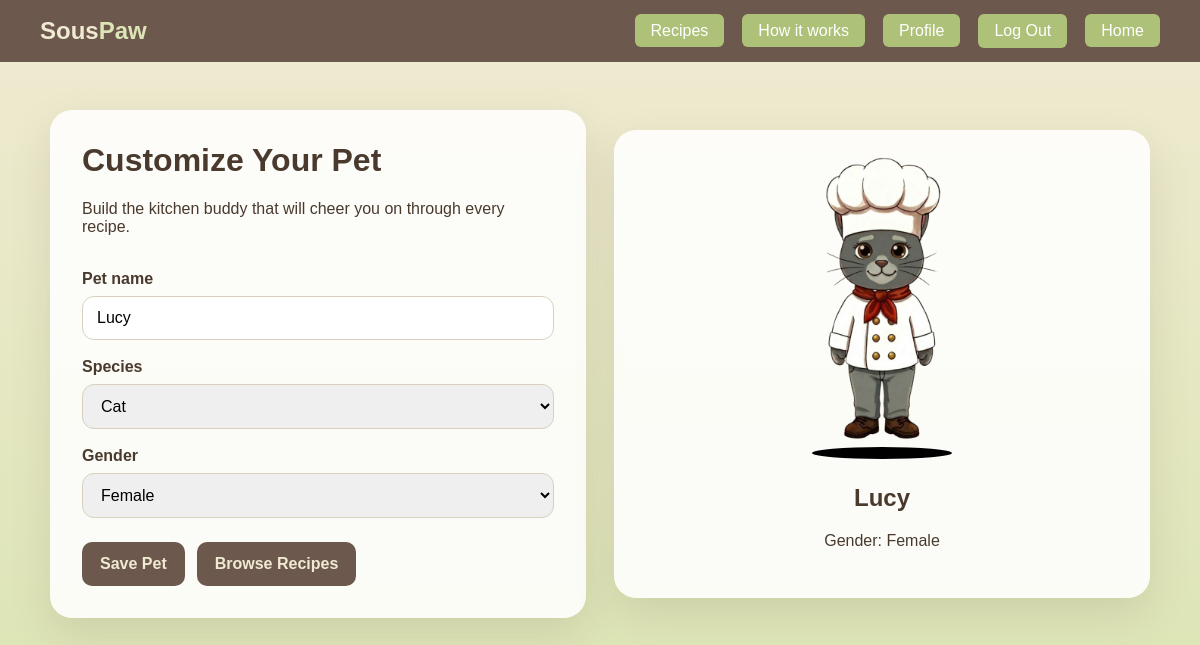
The app's page /pet/ (signed in) with its own data.
### recipes/models.py (models this page shows, shortened)
class PetProfile(models.Model):
    SPECIES_DOG = "dog"
    SPECIES_CAT = "cat"
    SPECIES_CHOICES = [
        (SPECIES_DOG, "Dog"),
        (SPECIES_CAT, "Cat"),
    ]
    GENDER_MALE = "Male"
    GENDER_FEMALE = "Female"
    GENDER_CHOICES = [
        (GENDER_MALE, "Male"),
        (GENDER_FEMALE, "Female"),
    ]
    user = models.OneToOneField(User, on_delete=models.CASCADE, related_name="pet_profile")
    name = models.CharField(max_length=50, default="Lucky")
    species = models.CharField(max_length=10, choices=SPECIES_CHOICES, default=SPECIES_DOG)
    gender = models.CharField(max_length=10, choices=GENDER_CHOICES, default=GENDER_MALE)

### recipes/views.py (the view, shortened to what this page needs)
# urls.py: path("pet/", views.pet_customizer, name="pet_customizer"),
@login_required
def pet_customizer(request):
    pet_profile, _ = PetProfile.objects.get_or_create(user=request.user)
    error_message = None
    success_message = None
    return render(
        request,
        "main.html",
        {
            "pet_profile": pet_profile,
            "species_choices": PetProfile.SPECIES_CHOICES,
            "gender_choices": PetProfile.GENDER_CHOICES,
            "error_message": error_message,
            "success_message": success_message,
        },
    )

### recipes/templates/main.html (shortened to what this page needs)
{% load static %}
<!DOCTYPE html>
<html lang="en">
<head>
  <link rel="stylesheet" href="{% static 'recipes/main.css' %}">
</head>
<body>
  <nav class="navbar">
    <a href="{% url 'home' %}" class="navbar-brand">Sous<span>Paw</span></a>
    <ul class="navbar-links">
      <li><a href="{% url 'search' %}" class="navbar-cta">Recipes</a></li>
      <li><a href="{% url 'tutorial' %}" class="navbar-cta">How it works</a></li>
      <li><a href="{% url 'profile' %}" class="navbar-cta">Profile</a></li>
      <li>
        <form method="post" action="{% url 'logout' %}" class="nav-form">
          <button type="submit" class="nav-button navbar-cta">Log Out</button>
        </form>
      </li>
      <li><a href="{% url 'home' %}" class="navbar-cta">Home</a></li>
    </ul>
  </nav>
  <div class="container">
    <div class="customizer">
      <h1>Customize Your Pet</h1>
      <p>Build the kitchen buddy that will cheer you on through every recipe.</p>
      <form method="post" class="pet-form">
        <label for="nameInput">Pet name</label>
        <input
          type="text"
          id="nameInput"
          name="name"
          maxlength="50"
          placeholder="Enter pet name..."
          value="{{ pet_profile.name }}"
          oninput="updateName()"
        >
        <label for="speciesInput">Species</label>
        <select id="speciesInput" name="species" onchange="updateAvatar()">
          {% for value, label in species_choices %}
          <option value="{{ value }}" {% if pet_profile.species == value %}selected{% endif %}>{{ label }}</option>
          {% endfor %}
        </select>
        <label for="genderInput">Gender</label>
        <select id="genderInput" name="gender" onchange="updateGenderLabel()">
          {% for value, label in gender_choices %}
          <option value="{{ value }}" {% if pet_profile.gender == value %}selected{% endif %}>{{ label }}</option>
          {% endfor %}
        </select>
        <div class="button-row">
          <button type="submit" class="primary-btn">Save Pet</button>
          <button
            type="button"
            class="primary-btn"
            onclick="window.location.href='{% url 'search' %}'"
          >
            Browse Recipes
          </button>
        </div>
      </form>
    </div>
    <div class="pet-card">
      <div class="animation-container">
        <div class="animated-pet">🐾</div>
        <div class="shadow"></div>
      </div>
      <div class="pet-info">
        <h2 id="displayName">{{ pet_profile.name }}</h2>
        <p id="displayGender">Gender: {{ pet_profile.gender }}</p>
      </div>
    </div>
  </div>
</body>
</html>

### recipes/static/recipes/main.css (style rules this page uses)
body { font-family: Arial, sans-serif; background: linear-gradient(180deg, #f0ead2 0%, #dde5b6 100%); color: #4a3a2e; margin: 0; }
.navbar { background-color: #6c584c; padding: 14px 40px; display: flex; align-items: center; justify-content: space-between; }
.navbar-brand { font-size: 1.5rem; font-weight: bold; color: #f0ead2; text-decoration: none; }
.navbar-brand span { color: #dde5b6; }
.navbar-links { list-style: none; display: flex; align-items: center; gap: 18px; margin: 0; padding: 0; }
.navbar-links a { color: #f0ead2; text-decoration: none; }
.navbar-cta { background-color: #ADC178; color: white !important; padding: 8px 16px; border-radius: 6px; transition: background-color 0.2s; }
.nav-form { margin: 0; }
.nav-button { border: none; cursor: pointer; font: inherit; }
.container { max-width: 1100px; margin: 0 auto; padding: 48px 20px; display: grid; grid-template-columns: repeat(auto-fit, minmax(320px, 1fr)); gap: 28px; align-items: center; }
.customizer, .pet-card { background: rgba(255, 255, 255, 0.88); border-radius: 22px; padding: 32px; box-shadow: 0 16px 40px rgba(108, 88, 76, 0.15); }
.customizer h1 { margin-top: 0; }
.customizer label { display: block; margin: 18px 0 8px; font-weight: bold; }
.customizer input, .customizer select { width: 100%; padding: 12px 14px; border: 1px solid #d8d1bf; border-radius: 12px; box-sizing: border-box; font-size: 1rem; }
.pet-form { display: flex; flex-direction: column; }
.primary-btn { display: inline-flex; align-items: center; justify-content: center; margin-top: 24px; background: #6c584c; color: #f0ead2; font-family: inherit; font-size: 1rem; line-height: 1.2; padding: 12px 18px; border-radius: 10px; text-decoration: none; font-weight: bold; border: 0; cursor: pointer; appearance: none; -webkit-appearance: none; }
.button-row { display: flex; flex-wrap: wrap; gap: 12px; }
.pet-card { text-align: center; }
.animation-container { padding-top: 10px; }
.animated-pet { width: 250px; height: 250px; display: flex; align-items: center; justify-content: center; margin: 0 auto; font-size: 120px; animation: bounce 1.5s infinite ease-in-out; }
.shadow { width: 140px; height: 12px; background: rgba(0, 0, 0, 1); border-radius: 50%; margin: 25px auto; animation: shadow-shrink 1.5s infinite ease-in-out; }

### records on screen
PetProfile: name "Lucy", species "Cat", gender "Female"
